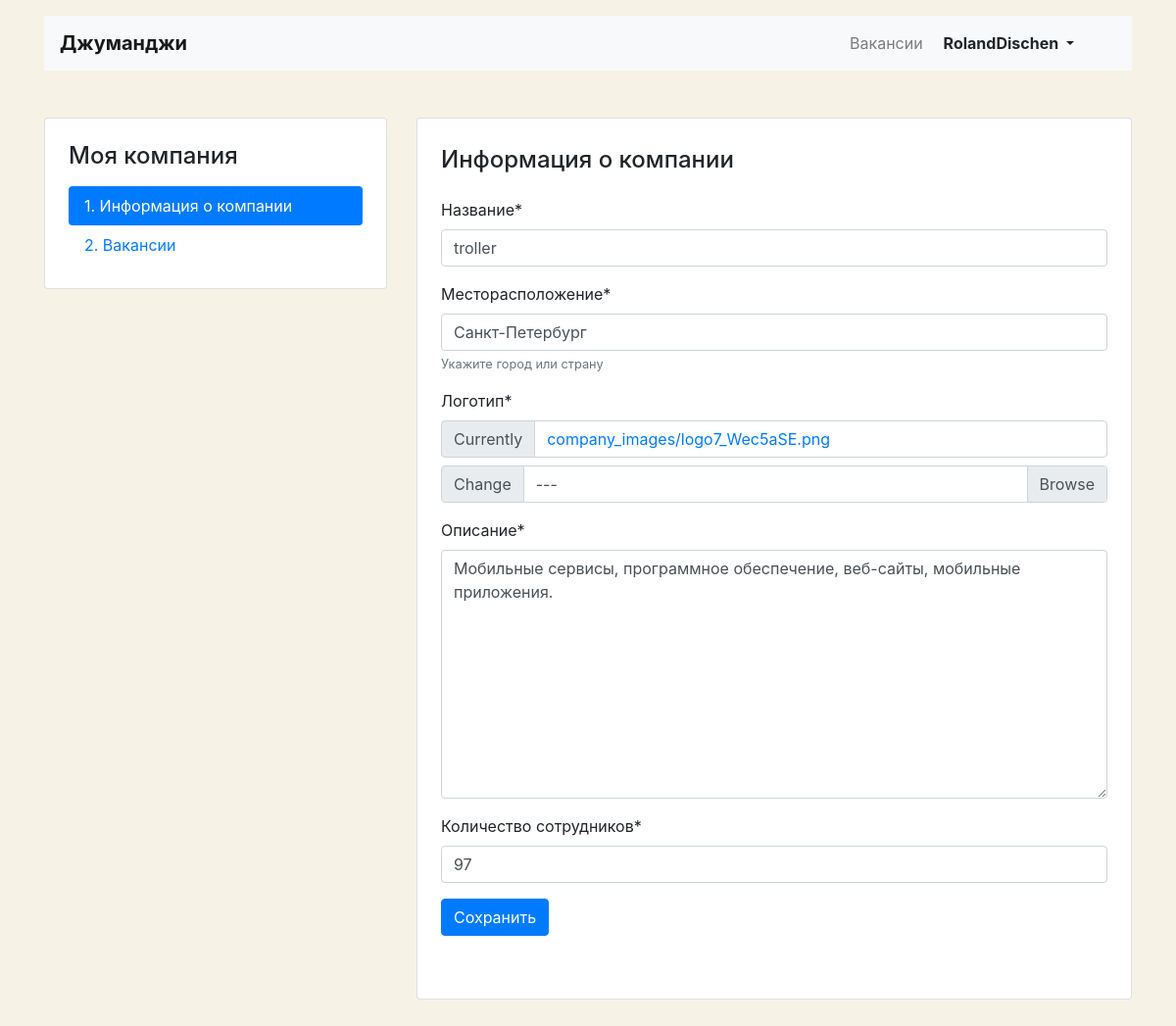
/mycompany/ (signed in), run on an earlier commit of the app's database.
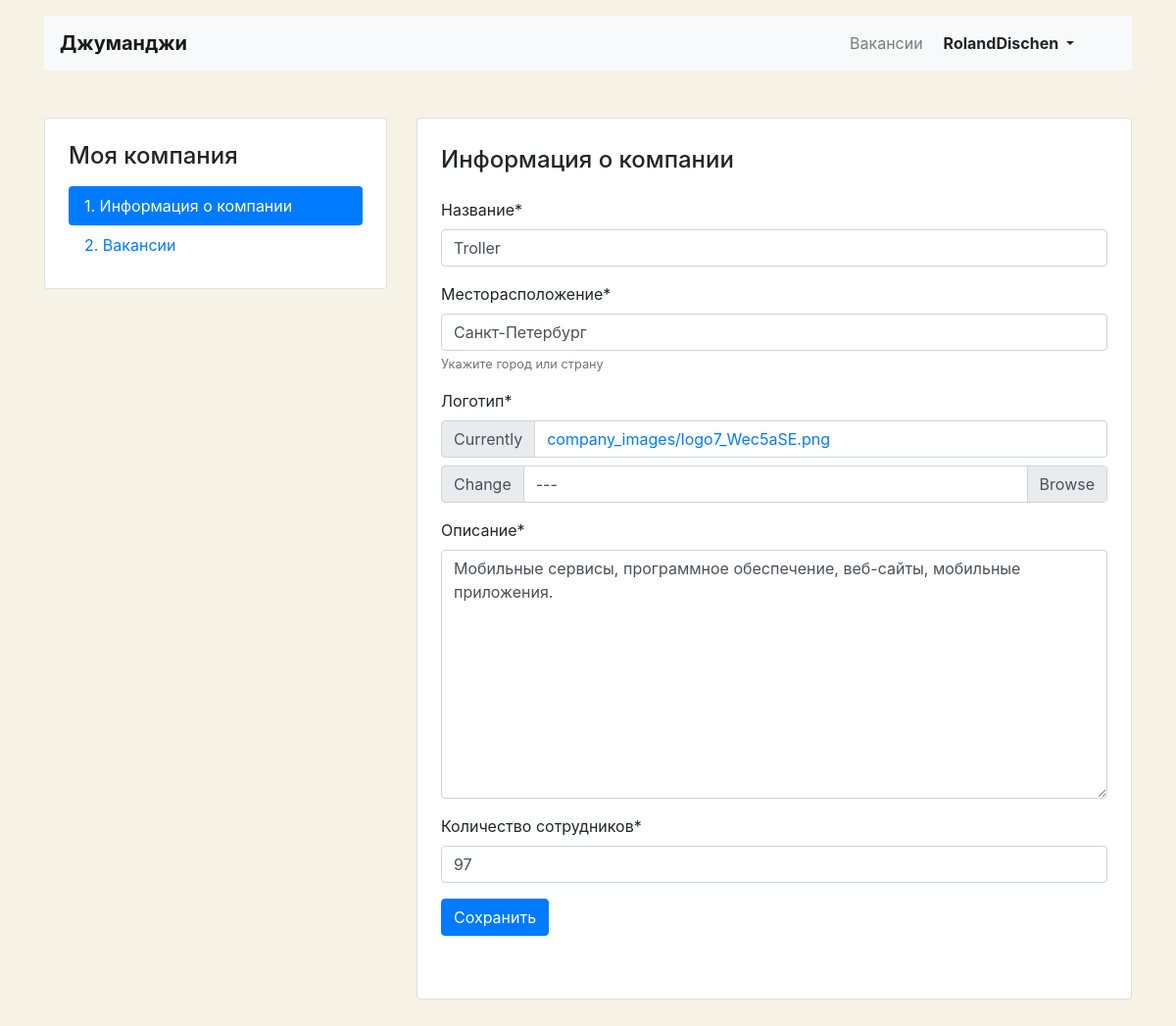
And on a later commit of the database.
### step_job/models.py (models this page shows, shortened)
class Company(models.Model):
    name = models.CharField(_("Название"), max_length=64)
    location = models.CharField(_("Месторасположение"), max_length=64)
    logo = models.ImageField(_("Логотип"), default='https://place-hold.it/100x60', upload_to=MEDIA_COMPANY_IMAGE_DIR)
    description = models.TextField(_("Описание"), max_length=2056)
    employee_count = models.PositiveIntegerField(_("Количество сотрудников"))
    owner = models.OneToOneField(User, on_delete=models.CASCADE, related_name="companies",
                                 verbose_name=_("Владелец"), null=True)
    class Meta:
        verbose_name = _("Компания")
        verbose_name_plural = _("Компании")

### step_job/views/views.py (the view, shortened to what this page needs)
# urls.py: path('mycompany/', MyCompanyView.as_view(), name="my_company"),
class MyCompanyView(LoginRequiredMixin, View):
    def get(self, request):
        my_company = get_object_or_404(Company, owner__username=request.user)
        if my_company:
            form = CompanyForm(instance=my_company)
            return render(
                request,
                template_name="company/company-edit.html",
                context={
                    "company": my_company,
                    "form": form})

### step_job/forms.py
class CompanyForm(forms.ModelForm):
    def __init__(self, *args, **kwargs):
        super().__init__(*args, **kwargs)
        self.helper = FormHelper()
        self.helper.form_method = 'post'
        self.helper.add_input(Submit('submit', 'Сохранить'))
    class Meta:
        model = Company
        fields = [
            "name",
            "location",
            "logo",
            "description",
            "employee_count",
        ]
        exclude = [
            "owner",
        ]
        help_texts = {
            "location": _('Укажите город или страну'),
        }

### templates/company/company-edit.html (shortened to what this page needs)
{% extends "company/company_base.html" %}
{% load crispy_forms_filters %}
{% block container %}
  <main class="container mt-3 pb-5">
    <div class="row mt-5">
      <div class="col-12 col-lg-4">
        <aside class="pt-3 pb-4 px-4 mb-5 card">
          <h1 class="h4 pt-2 pb-2">Моя компания</h1>
          <div class="nav flex-column nav-pills">
            <a class="nav-link {% if 'mycompany' in request.path  %}active{% endif %}"
               href="{% url 'my_company' %}">1. Информация о компании </a>
              <a class="nav-link {% if 'vacancies' in request.path %}active{% endif %}"
              href="{% url 'list_my_vacancies' %}">2. Вакансии</a>
          </div>
        </aside>
      </div>
      <div class="col-12 col-lg-8">
        <div class="card">
          <div class="card-body px-4 pb-4">
            <section class="tab-pane fade show active">
              <h2 class="h4 pt-2 pb-3">Информация о компании</h2>
              <form method="post">
                <div class="row">
                  <div class="col-12">
                    <div class="form-group pb-2">
                <div class="form-group">
                    {% crispy form %}
                </div>
                    </div>
                  </div>
                </div>
              </form>
            </section>
          </div>
        </div>
      </div>
    </div>
  </main>
{% endblock container %}

What changed in the data, as far as the page shows it:
changed Company "Санкт-Петербург": name "troller" → "Troller"
